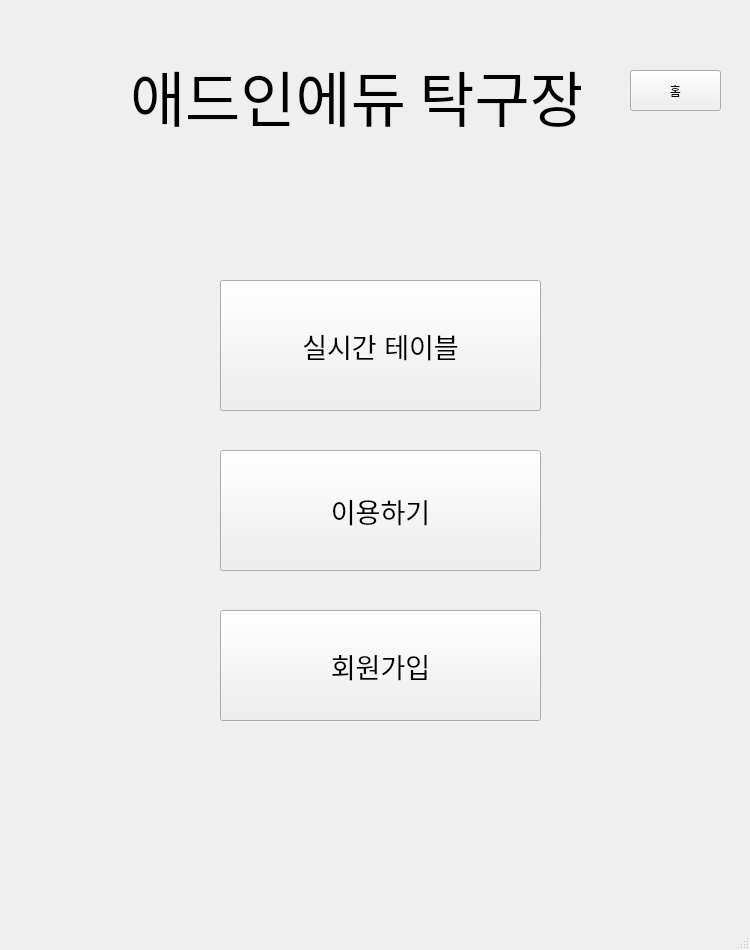
<?xml version="1.0" encoding="UTF-8"?>
<ui version="4.0">
 <class>MainWindow</class>
 <widget class="QMainWindow" name="MainWindow">
  <property name="geometry">
   <rect>
    <x>0</x>
    <y>0</y>
    <width>750</width>
    <height>950</height>
   </rect>
  </property>
  <property name="windowTitle">
   <string>MainWindow</string>
  </property>
  <widget class="QWidget" name="centralwidget">
   <widget class="QLabel" name="label">
    <property name="geometry">
     <rect>
      <x>130</x>
      <y>60</y>
      <width>451</width>
      <height>71</height>
     </rect>
    </property>
    <property name="font">
     <font>
      <family>Ubuntu Sans</family>
      <pointsize>45</pointsize>
      <weight>50</weight>
      <italic>false</italic>
      <bold>false</bold>
     </font>
    </property>
    <property name="styleSheet">
     <string notr="true">font: 45pt &quot;Ubuntu Sans&quot;;</string>
    </property>
    <property name="text">
     <string>애드인에듀 탁구장</string>
    </property>
   </widget>
   <widget class="QStackedWidget" name="stackedWidget">
    <property name="geometry">
     <rect>
      <x>40</x>
      <y>150</y>
      <width>671</width>
      <height>741</height>
     </rect>
    </property>
    <property name="currentIndex">
     <number>0</number>
    </property>
    <widget class="QWidget" name="page">
     <widget class="QPushButton" name="use_btn">
      <property name="geometry">
       <rect>
        <x>180</x>
        <y>300</y>
        <width>321</width>
        <height>121</height>
       </rect>
      </property>
      <property name="font">
       <font>
        <pointsize>20</pointsize>
       </font>
      </property>
      <property name="text">
       <string>이용하기</string>
      </property>
     </widget>
     <widget class="QPushButton" name="signup_btn">
      <property name="geometry">
       <rect>
        <x>180</x>
        <y>460</y>
        <width>321</width>
        <height>111</height>
       </rect>
      </property>
      <property name="font">
       <font>
        <pointsize>20</pointsize>
       </font>
      </property>
      <property name="text">
       <string>회원가입</string>
      </property>
     </widget>
     <widget class="QPushButton" name="realtime_table_btn">
      <property name="geometry">
       <rect>
        <x>180</x>
        <y>130</y>
        <width>321</width>
        <height>131</height>
       </rect>
      </property>
      <property name="font">
       <font>
        <pointsize>20</pointsize>
       </font>
      </property>
      <property name="text">
       <string>실시간 테이블</string>
      </property>
     </widget>
    </widget>
    <widget class="QWidget" name="page_2">
     <widget class="QTextEdit" name="textEdit">
      <property name="geometry">
       <rect>
        <x>180</x>
        <y>90</y>
        <width>331</width>
        <height>371</height>
       </rect>
      </property>
      <property name="readOnly">
       <bool>true</bool>
      </property>
      <property name="html">
       <string>&lt;!DOCTYPE HTML PUBLIC &quot;-//W3C//DTD HTML 4.0//EN&quot; &quot;http://www.w3.org/TR/REC-html40/strict.dtd&quot;&gt;
&lt;html&gt;&lt;head&gt;&lt;meta name=&quot;qrichtext&quot; content=&quot;1&quot; /&gt;&lt;style type=&quot;text/css&quot;&gt;
p, li { white-space: pre-wrap; }
&lt;/style&gt;&lt;/head&gt;&lt;body style=&quot; font-family:'Ubuntu Sans'; font-size:11pt; font-weight:400; font-style:normal;&quot;&gt;
&lt;p align=&quot;center&quot; style=&quot;-qt-paragraph-type:empty; margin-top:0px; margin-bottom:0px; margin-left:0px; margin-right:0px; -qt-block-indent:0; text-indent:0px; font-family:'Ubuntu';&quot;&gt;&lt;br /&gt;&lt;/p&gt;
&lt;p align=&quot;center&quot; style=&quot;-qt-paragraph-type:empty; margin-top:0px; margin-bottom:0px; margin-left:0px; margin-right:0px; -qt-block-indent:0; text-indent:0px; font-family:'Ubuntu'; font-size:22pt;&quot;&gt;&lt;br /&gt;&lt;/p&gt;
&lt;p align=&quot;center&quot; style=&quot;-qt-paragraph-type:empty; margin-top:0px; margin-bottom:0px; margin-left:0px; margin-right:0px; -qt-block-indent:0; text-indent:0px; font-family:'Ubuntu'; font-size:22pt;&quot;&gt;&lt;br /&gt;&lt;/p&gt;
&lt;p align=&quot;center&quot; style=&quot; margin-top:0px; margin-bottom:0px; margin-left:0px; margin-right:0px; -qt-block-indent:0; text-indent:0px;&quot;&gt;&lt;span style=&quot; font-family:'Ubuntu'; font-size:22pt;&quot;&gt;회원 카드를&lt;br /&gt;인식시켜 주세요&lt;/span&gt;&lt;/p&gt;
&lt;p align=&quot;center&quot; style=&quot; margin-top:0px; margin-bottom:0px; margin-left:0px; margin-right:0px; -qt-block-indent:0; text-indent:0px;&quot;&gt;&lt;span style=&quot; font-family:'Ubuntu';&quot;&gt;(없으면 회원가입 버튼을 눌러주세요)&lt;/span&gt;&lt;/p&gt;&lt;/body&gt;&lt;/html&gt;</string>
      </property>
     </widget>
     <widget class="QPushButton" name="signup_btn_2">
      <property name="geometry">
       <rect>
        <x>360</x>
        <y>580</y>
        <width>151</width>
        <height>61</height>
       </rect>
      </property>
      <property name="font">
       <font>
        <pointsize>14</pointsize>
       </font>
      </property>
      <property name="text">
       <string>회원가입</string>
      </property>
     </widget>
     <widget class="QPushButton" name="prev_btn">
      <property name="geometry">
       <rect>
        <x>180</x>
        <y>580</y>
        <width>151</width>
        <height>61</height>
       </rect>
      </property>
      <property name="font">
       <font>
        <pointsize>14</pointsize>
       </font>
      </property>
      <property name="text">
       <string>&lt; 이전</string>
      </property>
     </widget>
    </widget>
    <widget class="QWidget" name="page_3">
     <widget class="QTextEdit" name="textEdit_3">
      <property name="geometry">
       <rect>
        <x>180</x>
        <y>90</y>
        <width>331</width>
        <height>371</height>
       </rect>
      </property>
      <property name="readOnly">
       <bool>true</bool>
      </property>
      <property name="html">
       <string>&lt;!DOCTYPE HTML PUBLIC &quot;-//W3C//DTD HTML 4.0//EN&quot; &quot;http://www.w3.org/TR/REC-html40/strict.dtd&quot;&gt;
&lt;html&gt;&lt;head&gt;&lt;meta name=&quot;qrichtext&quot; content=&quot;1&quot; /&gt;&lt;style type=&quot;text/css&quot;&gt;
p, li { white-space: pre-wrap; }
&lt;/style&gt;&lt;/head&gt;&lt;body style=&quot; font-family:'Ubuntu Sans'; font-size:11pt; font-weight:400; font-style:normal;&quot;&gt;
&lt;p align=&quot;center&quot; style=&quot;-qt-paragraph-type:empty; margin-top:0px; margin-bottom:0px; margin-left:0px; margin-right:0px; -qt-block-indent:0; text-indent:0px; font-family:'Ubuntu';&quot;&gt;&lt;br /&gt;&lt;/p&gt;
&lt;p align=&quot;center&quot; style=&quot;-qt-paragraph-type:empty; margin-top:0px; margin-bottom:0px; margin-left:0px; margin-right:0px; -qt-block-indent:0; text-indent:0px; font-family:'Ubuntu'; font-size:22pt;&quot;&gt;&lt;br /&gt;&lt;/p&gt;
&lt;p align=&quot;center&quot; style=&quot;-qt-paragraph-type:empty; margin-top:0px; margin-bottom:0px; margin-left:0px; margin-right:0px; -qt-block-indent:0; text-indent:0px; font-family:'Ubuntu'; font-size:22pt;&quot;&gt;&lt;br /&gt;&lt;/p&gt;
&lt;p align=&quot;center&quot; style=&quot; margin-top:0px; margin-bottom:0px; margin-left:0px; margin-right:0px; -qt-block-indent:0; text-indent:0px;&quot;&gt;&lt;span style=&quot; font-family:'Ubuntu'; font-size:22pt;&quot;&gt;회원 카드를&lt;br /&gt;인식시켜 주세요&lt;/span&gt;&lt;/p&gt;
&lt;p align=&quot;center&quot; style=&quot;-qt-paragraph-type:empty; margin-top:0px; margin-bottom:0px; margin-left:0px; margin-right:0px; -qt-block-indent:0; text-indent:0px; font-family:'Ubuntu';&quot;&gt;&lt;br /&gt;&lt;/p&gt;&lt;/body&gt;&lt;/html&gt;</string>
      </property>
     </widget>
     <widget class="QPushButton" name="prev_btn_2">
      <property name="geometry">
       <rect>
        <x>270</x>
        <y>580</y>
        <width>151</width>
        <height>61</height>
       </rect>
      </property>
      <property name="font">
       <font>
        <pointsize>14</pointsize>
       </font>
      </property>
      <property name="text">
       <string>&lt; 이전</string>
      </property>
     </widget>
    </widget>
    <widget class="QWidget" name="page_4">
     <widget class="QLabel" name="label_2">
      <property name="geometry">
       <rect>
        <x>310</x>
        <y>30</y>
        <width>101</width>
        <height>41</height>
       </rect>
      </property>
      <property name="font">
       <font>
        <pointsize>20</pointsize>
       </font>
      </property>
      <property name="text">
       <string>회원가입</string>
      </property>
     </widget>
     <widget class="QLabel" name="phone_number">
      <property name="geometry">
       <rect>
        <x>120</x>
        <y>100</y>
        <width>81</width>
        <height>31</height>
       </rect>
      </property>
      <property name="font">
       <font>
        <pointsize>16</pointsize>
       </font>
      </property>
      <property name="text">
       <string>전화번호</string>
      </property>
     </widget>
     <widget class="QLabel" name="name">
      <property name="geometry">
       <rect>
        <x>120</x>
        <y>190</y>
        <width>61</width>
        <height>31</height>
       </rect>
      </property>
      <property name="font">
       <font>
        <pointsize>16</pointsize>
       </font>
      </property>
      <property name="text">
       <string>이름</string>
      </property>
     </widget>
     <widget class="QLabel" name="password">
      <property name="geometry">
       <rect>
        <x>120</x>
        <y>280</y>
        <width>81</width>
        <height>31</height>
       </rect>
      </property>
      <property name="font">
       <font>
        <pointsize>16</pointsize>
       </font>
      </property>
      <property name="text">
       <string>비밀번호</string>
      </property>
     </widget>
     <widget class="QLabel" name="uid">
      <property name="geometry">
       <rect>
        <x>120</x>
        <y>460</y>
        <width>131</width>
        <height>31</height>
       </rect>
      </property>
      <property name="font">
       <font>
        <pointsize>16</pointsize>
       </font>
      </property>
      <property name="text">
       <string>회원 카드 번호</string>
      </property>
     </widget>
     <widget class="QLineEdit" name="phone_input">
      <property name="geometry">
       <rect>
        <x>120</x>
        <y>140</y>
        <width>421</width>
        <height>41</height>
       </rect>
      </property>
     </widget>
     <widget class="QLineEdit" name="name_input">
      <property name="geometry">
       <rect>
        <x>120</x>
        <y>230</y>
        <width>421</width>
        <height>41</height>
       </rect>
      </property>
     </widget>
     <widget class="QLineEdit" name="password_input">
      <property name="geometry">
       <rect>
        <x>120</x>
        <y>320</y>
        <width>421</width>
        <height>41</height>
       </rect>
      </property>
      <property name="echoMode">
       <enum>QLineEdit::Password</enum>
      </property>
     </widget>
     <widget class="QLineEdit" name="card_input">
      <property name="geometry">
       <rect>
        <x>120</x>
        <y>490</y>
        <width>421</width>
        <height>41</height>
       </rect>
      </property>
     </widget>
     <widget class="QPushButton" name="signup_complete_btn">
      <property name="geometry">
       <rect>
        <x>360</x>
        <y>580</y>
        <width>141</width>
        <height>51</height>
       </rect>
      </property>
      <property name="font">
       <font>
        <pointsize>14</pointsize>
       </font>
      </property>
      <property name="text">
       <string>회원가입 완료</string>
      </property>
     </widget>
     <widget class="QPushButton" name="prev_btn_3">
      <property name="geometry">
       <rect>
        <x>180</x>
        <y>580</y>
        <width>131</width>
        <height>51</height>
       </rect>
      </property>
      <property name="font">
       <font>
        <pointsize>14</pointsize>
       </font>
      </property>
      <property name="text">
       <string>&lt; 이전</string>
      </property>
     </widget>
     <widget class="QLineEdit" name="payment_card_input">
      <property name="geometry">
       <rect>
        <x>120</x>
        <y>410</y>
        <width>421</width>
        <height>41</height>
       </rect>
      </property>
      <property name="echoMode">
       <enum>QLineEdit::Password</enum>
      </property>
     </widget>
     <widget class="QLabel" name="user_card_number">
      <property name="geometry">
       <rect>
        <x>120</x>
        <y>370</y>
        <width>131</width>
        <height>31</height>
       </rect>
      </property>
      <property name="font">
       <font>
        <pointsize>16</pointsize>
       </font>
      </property>
      <property name="text">
       <string>결제 카드 번호</string>
      </property>
     </widget>
    </widget>
    <widget class="QWidget" name="page_5">
     <widget class="QTextEdit" name="textEdit_2">
      <property name="geometry">
       <rect>
        <x>180</x>
        <y>90</y>
        <width>331</width>
        <height>371</height>
       </rect>
      </property>
      <property name="readOnly">
       <bool>true</bool>
      </property>
      <property name="html">
       <string>&lt;!DOCTYPE HTML PUBLIC &quot;-//W3C//DTD HTML 4.0//EN&quot; &quot;http://www.w3.org/TR/REC-html40/strict.dtd&quot;&gt;
&lt;html&gt;&lt;head&gt;&lt;meta name=&quot;qrichtext&quot; content=&quot;1&quot; /&gt;&lt;style type=&quot;text/css&quot;&gt;
p, li { white-space: pre-wrap; }
&lt;/style&gt;&lt;/head&gt;&lt;body style=&quot; font-family:'Ubuntu Sans'; font-size:11pt; font-weight:400; font-style:normal;&quot;&gt;
&lt;p align=&quot;center&quot; style=&quot;-qt-paragraph-type:empty; margin-top:0px; margin-bottom:0px; margin-left:0px; margin-right:0px; -qt-block-indent:0; text-indent:0px; font-family:'Ubuntu';&quot;&gt;&lt;br /&gt;&lt;/p&gt;
&lt;p align=&quot;center&quot; style=&quot;-qt-paragraph-type:empty; margin-top:0px; margin-bottom:0px; margin-left:0px; margin-right:0px; -qt-block-indent:0; text-indent:0px; font-family:'Ubuntu'; font-size:22pt;&quot;&gt;&lt;br /&gt;&lt;/p&gt;
&lt;p align=&quot;center&quot; style=&quot;-qt-paragraph-type:empty; margin-top:0px; margin-bottom:0px; margin-left:0px; margin-right:0px; -qt-block-indent:0; text-indent:0px; font-family:'Ubuntu'; font-size:22pt;&quot;&gt;&lt;br /&gt;&lt;/p&gt;
&lt;p align=&quot;center&quot; style=&quot; margin-top:0px; margin-bottom:0px; margin-left:0px; margin-right:0px; -qt-block-indent:0; text-indent:0px;&quot;&gt;&lt;span style=&quot; font-family:'Ubuntu'; font-size:22pt;&quot;&gt;회원 가입&lt;br /&gt;완료되었습니다.&lt;/span&gt;&lt;/p&gt;
&lt;p align=&quot;center&quot; style=&quot;-qt-paragraph-type:empty; margin-top:0px; margin-bottom:0px; margin-left:0px; margin-right:0px; -qt-block-indent:0; text-indent:0px; font-family:'Ubuntu';&quot;&gt;&lt;br /&gt;&lt;/p&gt;
&lt;p align=&quot;center&quot; style=&quot;-qt-paragraph-type:empty; margin-top:0px; margin-bottom:0px; margin-left:0px; margin-right:0px; -qt-block-indent:0; text-indent:0px; font-family:'Ubuntu';&quot;&gt;&lt;br /&gt;&lt;/p&gt;
&lt;p align=&quot;center&quot; style=&quot; margin-top:0px; margin-bottom:0px; margin-left:0px; margin-right:0px; -qt-block-indent:0; text-indent:0px;&quot;&gt;&lt;span style=&quot; font-family:'Ubuntu'; font-size:22pt;&quot;&gt;회원 카드&lt;/span&gt;&lt;/p&gt;
&lt;p align=&quot;center&quot; style=&quot; margin-top:0px; margin-bottom:0px; margin-left:0px; margin-right:0px; -qt-block-indent:0; text-indent:0px;&quot;&gt;&lt;span style=&quot; font-family:'Ubuntu'; font-size:22pt;&quot;&gt;가져가세요.&lt;/span&gt;&lt;/p&gt;&lt;/body&gt;&lt;/html&gt;</string>
      </property>
     </widget>
    </widget>
    <widget class="QWidget" name="page_6">
     <widget class="QPushButton" name="reserve_btn">
      <property name="geometry">
       <rect>
        <x>140</x>
        <y>400</y>
        <width>380</width>
        <height>160</height>
       </rect>
      </property>
      <property name="font">
       <font>
        <pointsize>20</pointsize>
       </font>
      </property>
      <property name="text">
       <string>예약하기</string>
      </property>
     </widget>
     <widget class="QPushButton" name="realtime_table_btn_2">
      <property name="geometry">
       <rect>
        <x>140</x>
        <y>150</y>
        <width>381</width>
        <height>151</height>
       </rect>
      </property>
      <property name="font">
       <font>
        <pointsize>20</pointsize>
       </font>
      </property>
      <property name="text">
       <string>실시간 테이블</string>
      </property>
     </widget>
    </widget>
    <widget class="QWidget" name="page_7">
     <widget class="QLabel" name="label_7">
      <property name="geometry">
       <rect>
        <x>-20</x>
        <y>20</y>
        <width>711</width>
        <height>631</height>
       </rect>
      </property>
      <property name="text">
       <string/>
      </property>
      <property name="pixmap">
       <pixmap>map.png</pixmap>
      </property>
      <property name="scaledContents">
       <bool>true</bool>
      </property>
     </widget>
     <widget class="QLabel" name="label_8">
      <property name="geometry">
       <rect>
        <x>140</x>
        <y>200</y>
        <width>171</width>
        <height>91</height>
       </rect>
      </property>
      <property name="styleSheet">
       <string notr="true">border: 2px solid #007bff; /* 파란색 테두리 */</string>
      </property>
      <property name="text">
       <string>           테이블 1</string>
      </property>
     </widget>
     <widget class="QLabel" name="label_9">
      <property name="geometry">
       <rect>
        <x>370</x>
        <y>200</y>
        <width>171</width>
        <height>91</height>
       </rect>
      </property>
      <property name="styleSheet">
       <string notr="true">border: 2px solid #007bff; /* 파란색 테두리 */</string>
      </property>
      <property name="text">
       <string>            테이블 2</string>
      </property>
     </widget>
     <widget class="QLabel" name="label_10">
      <property name="geometry">
       <rect>
        <x>210</x>
        <y>370</y>
        <width>101</width>
        <height>151</height>
       </rect>
      </property>
      <property name="styleSheet">
       <string notr="true">border: 2px solid #007bff; /* 파란색 테두리 */</string>
      </property>
      <property name="text">
       <string> 테이블 3</string>
      </property>
     </widget>
     <widget class="QLabel" name="label_11">
      <property name="geometry">
       <rect>
        <x>430</x>
        <y>370</y>
        <width>101</width>
        <height>151</height>
       </rect>
      </property>
      <property name="styleSheet">
       <string notr="true">border: 2px solid #007bff; /* 파란색 테두리 */</string>
      </property>
      <property name="text">
       <string> 테이블 4</string>
      </property>
     </widget>
     <widget class="QPushButton" name="prev_btn_4">
      <property name="geometry">
       <rect>
        <x>270</x>
        <y>680</y>
        <width>131</width>
        <height>51</height>
       </rect>
      </property>
      <property name="font">
       <font>
        <pointsize>14</pointsize>
       </font>
      </property>
      <property name="text">
       <string>&lt; 이전</string>
      </property>
     </widget>
     <zorder>label_7</zorder>
     <zorder>label_9</zorder>
     <zorder>label_8</zorder>
     <zorder>label_10</zorder>
     <zorder>label_11</zorder>
     <zorder>prev_btn_4</zorder>
    </widget>
    <widget class="QWidget" name="page_8">
     <widget class="QLabel" name="label_12">
      <property name="geometry">
       <rect>
        <x>-50</x>
        <y>30</y>
        <width>750</width>
        <height>926</height>
       </rect>
      </property>
      <property name="styleSheet">
       <string notr="true">background-color: rgb(255, 255, 255);</string>
      </property>
      <property name="text">
       <string/>
      </property>
     </widget>
     <widget class="QLabel" name="label_13">
      <property name="geometry">
       <rect>
        <x>70</x>
        <y>60</y>
        <width>231</width>
        <height>41</height>
       </rect>
      </property>
      <property name="font">
       <font>
        <pointsize>16</pointsize>
       </font>
      </property>
      <property name="text">
       <string>이용 시간을 선택해 주세요.</string>
      </property>
     </widget>
     <widget class="QPushButton" name="pushButton_11">
      <property name="geometry">
       <rect>
        <x>100</x>
        <y>140</y>
        <width>201</width>
        <height>81</height>
       </rect>
      </property>
      <property name="font">
       <font>
        <pointsize>16</pointsize>
       </font>
      </property>
      <property name="text">
       <string>30분</string>
      </property>
     </widget>
     <widget class="QPushButton" name="pushButton_12">
      <property name="geometry">
       <rect>
        <x>350</x>
        <y>140</y>
        <width>211</width>
        <height>81</height>
       </rect>
      </property>
      <property name="font">
       <font>
        <pointsize>16</pointsize>
       </font>
      </property>
      <property name="text">
       <string>1시간</string>
      </property>
     </widget>
     <widget class="QLabel" name="label_14">
      <property name="geometry">
       <rect>
        <x>60</x>
        <y>260</y>
        <width>191</width>
        <height>41</height>
       </rect>
      </property>
      <property name="text">
       <string>탁구 테이블을 선택해 주세요</string>
      </property>
     </widget>
     <widget class="QLabel" name="label_15">
      <property name="geometry">
       <rect>
        <x>80</x>
        <y>310</y>
        <width>31</width>
        <height>31</height>
       </rect>
      </property>
      <property name="text">
       <string/>
      </property>
      <property name="pixmap">
       <pixmap>Ellipse Purple.png</pixmap>
      </property>
      <property name="scaledContents">
       <bool>true</bool>
      </property>
     </widget>
     <widget class="QLabel" name="label_16">
      <property name="geometry">
       <rect>
        <x>130</x>
        <y>317</y>
        <width>66</width>
        <height>19</height>
       </rect>
      </property>
      <property name="font">
       <font>
        <pointsize>12</pointsize>
       </font>
      </property>
      <property name="text">
       <string>비어 있음</string>
      </property>
     </widget>
     <widget class="QLabel" name="label_17">
      <property name="geometry">
       <rect>
        <x>280</x>
        <y>310</y>
        <width>31</width>
        <height>31</height>
       </rect>
      </property>
      <property name="text">
       <string/>
      </property>
      <property name="pixmap">
       <pixmap>Ellipse Red.png</pixmap>
      </property>
      <property name="scaledContents">
       <bool>true</bool>
      </property>
     </widget>
     <widget class="QLabel" name="label_18">
      <property name="geometry">
       <rect>
        <x>330</x>
        <y>314</y>
        <width>66</width>
        <height>19</height>
       </rect>
      </property>
      <property name="font">
       <font>
        <pointsize>12</pointsize>
       </font>
      </property>
      <property name="text">
       <string>사용중</string>
      </property>
     </widget>
     <widget class="QLabel" name="label_19">
      <property name="geometry">
       <rect>
        <x>470</x>
        <y>310</y>
        <width>31</width>
        <height>31</height>
       </rect>
      </property>
      <property name="text">
       <string/>
      </property>
      <property name="pixmap">
       <pixmap>Ellipse Orange.png</pixmap>
      </property>
      <property name="scaledContents">
       <bool>true</bool>
      </property>
     </widget>
     <widget class="QLabel" name="label_20">
      <property name="geometry">
       <rect>
        <x>530</x>
        <y>313</y>
        <width>66</width>
        <height>19</height>
       </rect>
      </property>
      <property name="font">
       <font>
        <pointsize>12</pointsize>
       </font>
      </property>
      <property name="text">
       <string>청소중</string>
      </property>
     </widget>
     <widget class="QPushButton" name="pushButton_14">
      <property name="geometry">
       <rect>
        <x>100</x>
        <y>380</y>
        <width>201</width>
        <height>81</height>
       </rect>
      </property>
      <property name="font">
       <font>
        <pointsize>16</pointsize>
       </font>
      </property>
      <property name="styleSheet">
       <string notr="true"/>
      </property>
      <property name="text">
       <string>테이블 1</string>
      </property>
     </widget>
     <widget class="QPushButton" name="pushButton_15">
      <property name="geometry">
       <rect>
        <x>360</x>
        <y>380</y>
        <width>201</width>
        <height>81</height>
       </rect>
      </property>
      <property name="font">
       <font>
        <pointsize>16</pointsize>
       </font>
      </property>
      <property name="text">
       <string>테이블 2</string>
      </property>
     </widget>
     <widget class="QPushButton" name="pushButton_16">
      <property name="geometry">
       <rect>
        <x>100</x>
        <y>500</y>
        <width>201</width>
        <height>81</height>
       </rect>
      </property>
      <property name="font">
       <font>
        <pointsize>16</pointsize>
       </font>
      </property>
      <property name="text">
       <string>테이블 3</string>
      </property>
     </widget>
     <widget class="QPushButton" name="pushButton_17">
      <property name="geometry">
       <rect>
        <x>360</x>
        <y>500</y>
        <width>201</width>
        <height>81</height>
       </rect>
      </property>
      <property name="font">
       <font>
        <pointsize>16</pointsize>
       </font>
      </property>
      <property name="text">
       <string>테이블 4</string>
      </property>
     </widget>
     <widget class="QPushButton" name="prev_btn_5">
      <property name="geometry">
       <rect>
        <x>170</x>
        <y>650</y>
        <width>131</width>
        <height>51</height>
       </rect>
      </property>
      <property name="font">
       <font>
        <pointsize>14</pointsize>
       </font>
      </property>
      <property name="text">
       <string>&lt; 이전</string>
      </property>
     </widget>
     <widget class="QPushButton" name="confirm_btn">
      <property name="geometry">
       <rect>
        <x>360</x>
        <y>650</y>
        <width>131</width>
        <height>51</height>
       </rect>
      </property>
      <property name="font">
       <font>
        <pointsize>14</pointsize>
       </font>
      </property>
      <property name="text">
       <string>확인</string>
      </property>
     </widget>
    </widget>
    <widget class="QWidget" name="page_9">
     <widget class="QPushButton" name="prev_btn_6">
      <property name="geometry">
       <rect>
        <x>170</x>
        <y>600</y>
        <width>131</width>
        <height>51</height>
       </rect>
      </property>
      <property name="font">
       <font>
        <pointsize>14</pointsize>
       </font>
      </property>
      <property name="text">
       <string>&lt; 이전</string>
      </property>
     </widget>
     <widget class="QPushButton" name="payment_btn">
      <property name="geometry">
       <rect>
        <x>360</x>
        <y>600</y>
        <width>131</width>
        <height>51</height>
       </rect>
      </property>
      <property name="font">
       <font>
        <pointsize>14</pointsize>
       </font>
      </property>
      <property name="text">
       <string>결제</string>
      </property>
     </widget>
     <widget class="QLabel" name="label_21">
      <property name="geometry">
       <rect>
        <x>300</x>
        <y>108</y>
        <width>81</width>
        <height>31</height>
       </rect>
      </property>
      <property name="font">
       <font>
        <pointsize>15</pointsize>
       </font>
      </property>
      <property name="text">
       <string>주문내역</string>
      </property>
     </widget>
     <widget class="QLabel" name="label_22">
      <property name="geometry">
       <rect>
        <x>50</x>
        <y>50</y>
        <width>551</width>
        <height>511</height>
       </rect>
      </property>
      <property name="styleSheet">
       <string notr="true">background-color: rgb(255, 255, 255);</string>
      </property>
      <property name="text">
       <string/>
      </property>
     </widget>
     <widget class="QLabel" name="label_23">
      <property name="geometry">
       <rect>
        <x>80</x>
        <y>200</y>
        <width>141</width>
        <height>31</height>
       </rect>
      </property>
      <property name="font">
       <font>
        <pointsize>16</pointsize>
       </font>
      </property>
      <property name="text">
       <string>선택한 테이블:</string>
      </property>
     </widget>
     <widget class="QLabel" name="label_24">
      <property name="geometry">
       <rect>
        <x>365</x>
        <y>200</y>
        <width>91</width>
        <height>31</height>
       </rect>
      </property>
      <property name="font">
       <font>
        <pointsize>16</pointsize>
       </font>
      </property>
      <property name="text">
       <string>이용시간:</string>
      </property>
     </widget>
     <widget class="QLabel" name="label_selected_table">
      <property name="geometry">
       <rect>
        <x>230</x>
        <y>200</y>
        <width>91</width>
        <height>31</height>
       </rect>
      </property>
      <property name="font">
       <font>
        <pointsize>16</pointsize>
       </font>
      </property>
      <property name="text">
       <string/>
      </property>
     </widget>
     <widget class="QLabel" name="label_selected_time">
      <property name="geometry">
       <rect>
        <x>460</x>
        <y>199</y>
        <width>111</width>
        <height>31</height>
       </rect>
      </property>
      <property name="font">
       <font>
        <pointsize>15</pointsize>
       </font>
      </property>
      <property name="text">
       <string/>
      </property>
     </widget>
     <widget class="QLabel" name="label_25">
      <property name="geometry">
       <rect>
        <x>50</x>
        <y>369</y>
        <width>551</width>
        <height>31</height>
       </rect>
      </property>
      <property name="font">
       <font>
        <pointsize>16</pointsize>
       </font>
      </property>
      <property name="styleSheet">
       <string notr="true">background-color: rgb(61, 56, 70);
color: rgb(246, 245, 244);</string>
      </property>
      <property name="text">
       <string>결제 내역</string>
      </property>
      <property name="alignment">
       <set>Qt::AlignCenter</set>
      </property>
     </widget>
     <widget class="QLabel" name="label_26">
      <property name="geometry">
       <rect>
        <x>110</x>
        <y>460</y>
        <width>66</width>
        <height>31</height>
       </rect>
      </property>
      <property name="font">
       <font>
        <pointsize>16</pointsize>
       </font>
      </property>
      <property name="text">
       <string>총 금액</string>
      </property>
     </widget>
     <widget class="QLabel" name="label_price">
      <property name="geometry">
       <rect>
        <x>400</x>
        <y>460</y>
        <width>111</width>
        <height>31</height>
       </rect>
      </property>
      <property name="font">
       <font>
        <pointsize>16</pointsize>
       </font>
      </property>
      <property name="text">
       <string/>
      </property>
     </widget>
     <zorder>prev_btn_6</zorder>
     <zorder>payment_btn</zorder>
     <zorder>label_22</zorder>
     <zorder>label_21</zorder>
     <zorder>label_23</zorder>
     <zorder>label_24</zorder>
     <zorder>label_selected_table</zorder>
     <zorder>label_selected_time</zorder>
     <zorder>label_25</zorder>
     <zorder>label_26</zorder>
     <zorder>label_price</zorder>
    </widget>
    <widget class="QWidget" name="page_10">
     <widget class="QTextEdit" name="textEdit_4">
      <property name="geometry">
       <rect>
        <x>170</x>
        <y>110</y>
        <width>331</width>
        <height>371</height>
       </rect>
      </property>
      <property name="styleSheet">
       <string notr="true">background-color: rgb(249, 240, 107);</string>
      </property>
      <property name="readOnly">
       <bool>true</bool>
      </property>
      <property name="html">
       <string>&lt;!DOCTYPE HTML PUBLIC &quot;-//W3C//DTD HTML 4.0//EN&quot; &quot;http://www.w3.org/TR/REC-html40/strict.dtd&quot;&gt;
&lt;html&gt;&lt;head&gt;&lt;meta name=&quot;qrichtext&quot; content=&quot;1&quot; /&gt;&lt;style type=&quot;text/css&quot;&gt;
p, li { white-space: pre-wrap; }
&lt;/style&gt;&lt;/head&gt;&lt;body style=&quot; font-family:'Ubuntu Sans'; font-size:11pt; font-weight:400; font-style:normal;&quot;&gt;
&lt;p align=&quot;center&quot; style=&quot;-qt-paragraph-type:empty; margin-top:0px; margin-bottom:0px; margin-left:0px; margin-right:0px; -qt-block-indent:0; text-indent:0px; font-family:'Ubuntu';&quot;&gt;&lt;br /&gt;&lt;/p&gt;
&lt;p align=&quot;center&quot; style=&quot;-qt-paragraph-type:empty; margin-top:0px; margin-bottom:0px; margin-left:0px; margin-right:0px; -qt-block-indent:0; text-indent:0px; font-family:'Ubuntu'; font-size:22pt;&quot;&gt;&lt;br /&gt;&lt;/p&gt;
&lt;p align=&quot;center&quot; style=&quot;-qt-paragraph-type:empty; margin-top:0px; margin-bottom:0px; margin-left:0px; margin-right:0px; -qt-block-indent:0; text-indent:0px;&quot;&gt;&lt;br /&gt;&lt;/p&gt;
&lt;p align=&quot;center&quot; style=&quot;-qt-paragraph-type:empty; margin-top:0px; margin-bottom:0px; margin-left:0px; margin-right:0px; -qt-block-indent:0; text-indent:0px; font-family:'Ubuntu'; font-size:22pt;&quot;&gt;&lt;br /&gt;&lt;/p&gt;
&lt;p align=&quot;center&quot; style=&quot; margin-top:0px; margin-bottom:0px; margin-left:0px; margin-right:0px; -qt-block-indent:0; text-indent:0px;&quot;&gt;&lt;span style=&quot; font-family:'Ubuntu'; font-size:22pt;&quot;&gt;결제 완료&lt;/span&gt;&lt;/p&gt;
&lt;p align=&quot;center&quot; style=&quot;-qt-paragraph-type:empty; margin-top:0px; margin-bottom:0px; margin-left:0px; margin-right:0px; -qt-block-indent:0; text-indent:0px; font-family:'Ubuntu';&quot;&gt;&lt;br /&gt;&lt;/p&gt;
&lt;p align=&quot;center&quot; style=&quot;-qt-paragraph-type:empty; margin-top:0px; margin-bottom:0px; margin-left:0px; margin-right:0px; -qt-block-indent:0; text-indent:0px; font-family:'Ubuntu';&quot;&gt;&lt;br /&gt;&lt;/p&gt;
&lt;p align=&quot;center&quot; style=&quot;-qt-paragraph-type:empty; margin-top:0px; margin-bottom:0px; margin-left:0px; margin-right:0px; -qt-block-indent:0; text-indent:0px; font-family:'Ubuntu';&quot;&gt;&lt;br /&gt;&lt;/p&gt;
&lt;p align=&quot;center&quot; style=&quot;-qt-paragraph-type:empty; margin-top:0px; margin-bottom:0px; margin-left:0px; margin-right:0px; -qt-block-indent:0; text-indent:0px; font-family:'Ubuntu';&quot;&gt;&lt;br /&gt;&lt;/p&gt;
&lt;p align=&quot;center&quot; style=&quot;-qt-paragraph-type:empty; margin-top:0px; margin-bottom:0px; margin-left:0px; margin-right:0px; -qt-block-indent:0; text-indent:0px; font-family:'Ubuntu';&quot;&gt;&lt;br /&gt;&lt;/p&gt;
&lt;p align=&quot;center&quot; style=&quot;-qt-paragraph-type:empty; margin-top:0px; margin-bottom:0px; margin-left:0px; margin-right:0px; -qt-block-indent:0; text-indent:0px;&quot;&gt;&lt;br /&gt;&lt;/p&gt;
&lt;p align=&quot;center&quot; style=&quot; margin-top:0px; margin-bottom:0px; margin-left:0px; margin-right:0px; -qt-block-indent:0; text-indent:0px;&quot;&gt;입실 또는 퇴실시 &lt;/p&gt;
&lt;p align=&quot;center&quot; style=&quot; margin-top:0px; margin-bottom:0px; margin-left:0px; margin-right:0px; -qt-block-indent:0; text-indent:0px;&quot;&gt;회원카드 찍어주세요&lt;/p&gt;&lt;/body&gt;&lt;/html&gt;</string>
      </property>
     </widget>
    </widget>
    <widget class="QWidget" name="page_11">
     <widget class="QLabel" name="label_27">
      <property name="geometry">
       <rect>
        <x>130</x>
        <y>200</y>
        <width>171</width>
        <height>91</height>
       </rect>
      </property>
      <property name="styleSheet">
       <string notr="true">border: 2px solid #007bff; /* 파란색 테두리 */</string>
      </property>
      <property name="text">
       <string>           테이블 1</string>
      </property>
     </widget>
     <widget class="QLabel" name="label_31">
      <property name="geometry">
       <rect>
        <x>0</x>
        <y>20</y>
        <width>671</width>
        <height>631</height>
       </rect>
      </property>
      <property name="text">
       <string/>
      </property>
      <property name="pixmap">
       <pixmap>map.png</pixmap>
      </property>
      <property name="scaledContents">
       <bool>true</bool>
      </property>
     </widget>
     <widget class="QLabel" name="label_29">
      <property name="geometry">
       <rect>
        <x>200</x>
        <y>370</y>
        <width>101</width>
        <height>151</height>
       </rect>
      </property>
      <property name="styleSheet">
       <string notr="true">border: 2px solid #007bff; /* 파란색 테두리 */</string>
      </property>
      <property name="text">
       <string> 테이블 3</string>
      </property>
     </widget>
     <widget class="QPushButton" name="prev_btn_7">
      <property name="geometry">
       <rect>
        <x>270</x>
        <y>680</y>
        <width>131</width>
        <height>51</height>
       </rect>
      </property>
      <property name="font">
       <font>
        <pointsize>14</pointsize>
       </font>
      </property>
      <property name="text">
       <string>&lt; 이전</string>
      </property>
     </widget>
     <widget class="QLabel" name="label_28">
      <property name="geometry">
       <rect>
        <x>360</x>
        <y>200</y>
        <width>171</width>
        <height>91</height>
       </rect>
      </property>
      <property name="styleSheet">
       <string notr="true">border: 2px solid #007bff; /* 파란색 테두리 */</string>
      </property>
      <property name="text">
       <string>            테이블 2</string>
      </property>
     </widget>
     <widget class="QLabel" name="label_30">
      <property name="geometry">
       <rect>
        <x>420</x>
        <y>370</y>
        <width>101</width>
        <height>151</height>
       </rect>
      </property>
      <property name="styleSheet">
       <string notr="true">border: 2px solid #007bff; /* 파란색 테두리 */</string>
      </property>
      <property name="text">
       <string> 테이블 4</string>
      </property>
     </widget>
     <zorder>label_31</zorder>
     <zorder>label_27</zorder>
     <zorder>label_29</zorder>
     <zorder>prev_btn_7</zorder>
     <zorder>label_28</zorder>
     <zorder>label_30</zorder>
    </widget>
   </widget>
   <widget class="QPushButton" name="reset_btn">
    <property name="geometry">
     <rect>
      <x>630</x>
      <y>70</y>
      <width>91</width>
      <height>41</height>
     </rect>
    </property>
    <property name="text">
     <string>홈</string>
    </property>
   </widget>
  </widget>
  <widget class="QStatusBar" name="statusbar"/>
 </widget>
 <resources/>
 <connections/>
</ui>
